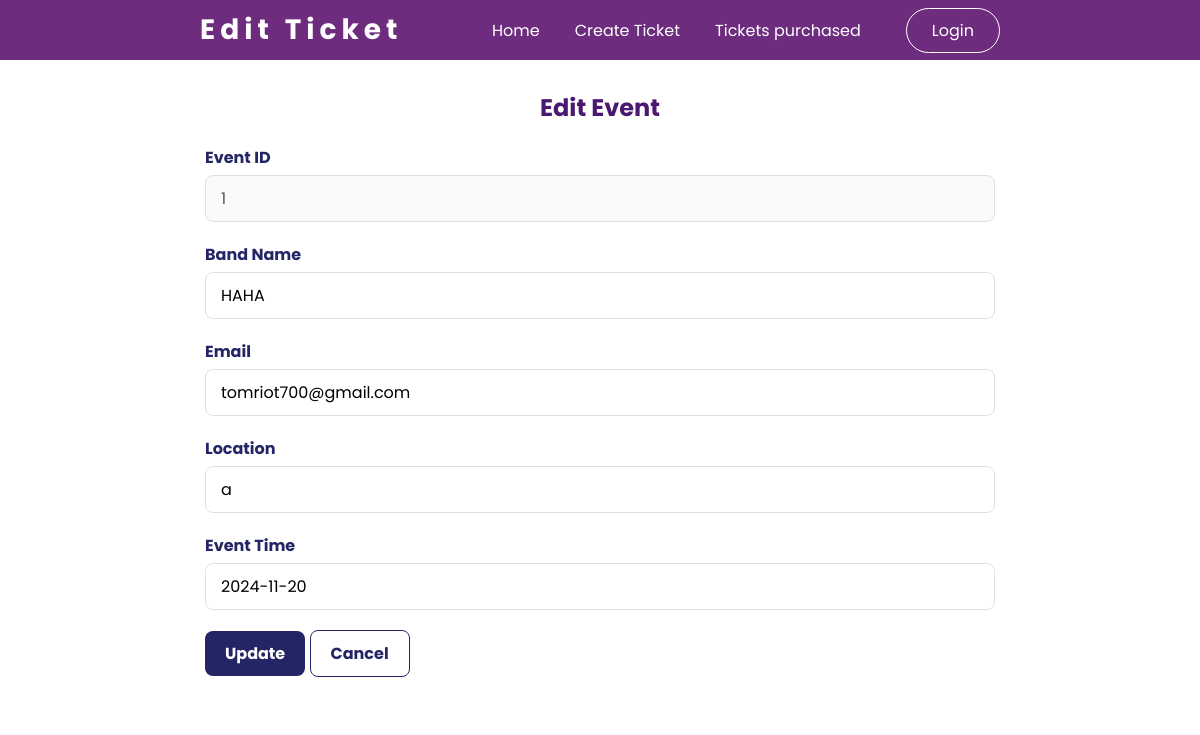
/php/edit.php?id=1, run on the app's committed database.
### tables this page shows
CREATE TABLE `ticket` (
  `id` int(11) NOT NULL,
  `bandname` varchar(255) NOT NULL,
  `LocaEvent` varchar(100) NOT NULL,
  `mail` varchar(100) NOT NULL,
  `time` date NOT NULL
);

### php/edit.php (the view, shortened to what this page needs)
<?php
    include("connect.php");
    $id = $_GET['id'];
    if ($_SERVER['REQUEST_METHOD'] == 'GET') {
        $sql = "SELECT * FROM `ticket` WHERE id='$id'";
        $result = $con->query($sql);
        $row = $result->fetch_assoc();
        $name = $row["bandname"];
        $location = $row["LocaEvent"];
        $email = $row["mail"];
        $time = $row["time"];
    }
?>
<!DOCTYPE html>
<html lang="en">
<head>
    <link rel="stylesheet" href="./createE.css?v=<?php echo time(); ?>">
</head>
<body>
<div class="heading-wrapper">
        <div class="heading">
            <div class="heading-menu">
                <a class="heading-text" href="">Edit Ticket</a>
                <ul id="nav" class="heading-list">
                      <li><a class="heading-item" href="../index.php">Home</a></li>
                    <li><a class="heading-item" href="./create.php">Create Ticket</a></li>
                    <li><a class="heading-item" href="../qlband.php">Tickets purchased</a></li>
                    <li class=""><a class="heading-item heading-item_login btn-hover" href="./login.php">Login</a></li>
                </ul>
            </div>
        </div>
    </div>
    <div class="container">
        <h3 class="title">Edit Event</h3>
        <form method="post">
            <div>
                <label>Event ID</label>
                <input type="text" name="id" id="id" disabled value="<?php echo $id; ?>">
            </div>
            <div>
                <label for="name">Band Name</label>
                <input type="text" name="bandname" value="<?php echo $name; ?>">
            </div>
            <div>
                <label for="email">Email</label>
                <input type="email" name="email" value="<?php echo $email; ?>">
            </div>
            <div>
                <label for="LocaEvent">Location</label>
                <input type="text" name="LocaEvent" value="<?php echo $location; ?>">
            </div>
            <div>
                <label for="time">Event Time</label>
                <input type="text" name="time" value="<?php echo $time; ?>">
            </div>
            <input type="submit" name="submit" value="Update">
            <a href="../index.php"><input type="button" value="Cancel" class="cancel"></a>
        </form>
    </div>
</body>
</html>

### php/createE.css (style rules this page uses)
* { margin: 0; padding: 0; box-sizing: border-box; font-family: "Poppins", sans-serif; }
:root { --blue: #0071ff; --light-blue: #b6dbf6; --dark-blue: #005dd1; --grey: #f2f2f2; }
body { font-family: system-ui, "Segoe UI", Roboto, Helvetica, Arial, sans-serif, "Apple Color Emoji", "Segoe UI Emoji", "Segoe UI Symbol"; }
:root { --heigh_heading: 750px; --primary-color: #6d2c7d; --while-text: #fff; --Deep-blue: rgba(36, 37, 101, 1); }
* { margin: 0; padding: 0; box-sizing: border-box; }
.heading { position: fixed; width: 100%; background-color: var(--primary-color); z-index: 1; }
.heading-wrapper { height: 60px; }
.heading-menu { display: flex; height: 60px; align-items: center; justify-content: flex-end; margin: 0 200px; }
.heading-text { color: var(--while-text); font-size: 28px; font-weight: bold; letter-spacing: 5px; text-decoration: none; margin-right: auto; }
.heading-list { display: flex; }
.heading-list li { list-style: none; }
.heading-item { margin-left: 35px; color: var(--while-text); text-decoration: none; font-size: 16px; }
.heading-item_login { border: 1px solid #fff; border-radius: 999px; padding: 10px 25px; margin-left: 45px; }
.container { background-color: #fff; padding: 30px; margin: 0 auto; border-radius: 12px; width: 850px; }
.title { font-size: 24px; color: #4a1871; margin-bottom: 20px; text-align: center; }
form div { margin-bottom: 20px; }
label { display: block; margin-bottom: 5px; color: rgba(36, 37, 101, 1); font-weight: bold; }
input[type="text"], input[type="email"], input[type="date"] { border: 1px solid #e0e0e0; padding: 10px 15px; border-radius: 8px; font-size: 16px; width: 100%; box-sizing: border-box; }
input[type="submit"] { border: none; padding: 10px 20px; font-size: 16px; font-weight: bold; background-color: rgba(36, 37, 101, 1); color: #fff; cursor: pointer; border-radius: 8px; }
.cancel { border: none; padding: 10px 20px; font-size: 16px; font-weight: bold; background-color: transparent; color: rgba(36, 37, 101, 1); cursor: pointer; border: 1px solid rgba(36, 37, 101, 1); border-radius: 8px; }

### data on the page
ticket: bandname "HAHA", email "tomriot700@gmail.com", LocaEvent "a", time "2024-11-20"
